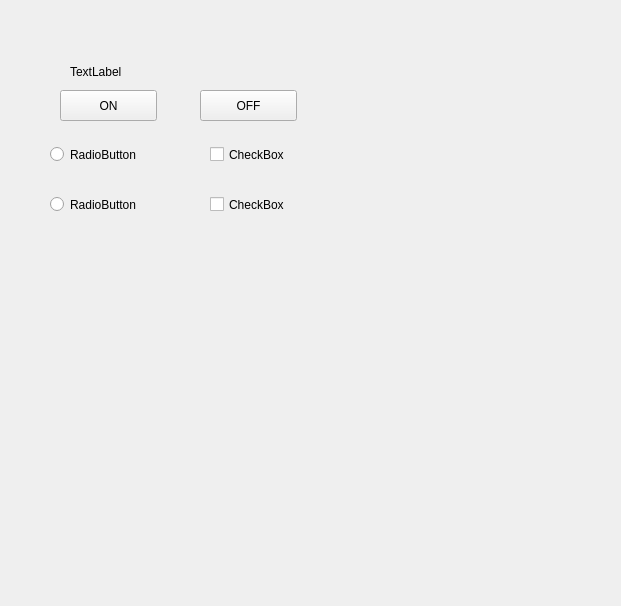
<?xml version="1.0" encoding="UTF-8"?>
<ui version="4.0">
 <class>Form</class>
 <widget class="QWidget" name="Form">
  <property name="geometry">
   <rect>
    <x>0</x>
    <y>0</y>
    <width>621</width>
    <height>606</height>
   </rect>
  </property>
  <property name="windowTitle">
   <string>Form</string>
  </property>
  <widget class="QLabel" name="textlabel">
   <property name="geometry">
    <rect>
     <x>70</x>
     <y>60</y>
     <width>73</width>
     <height>23</height>
    </rect>
   </property>
   <property name="text">
    <string>TextLabel</string>
   </property>
  </widget>
  <widget class="QPushButton" name="btn1">
   <property name="geometry">
    <rect>
     <x>60</x>
     <y>90</y>
     <width>97</width>
     <height>31</height>
    </rect>
   </property>
   <property name="text">
    <string>ON</string>
   </property>
  </widget>
  <widget class="QPushButton" name="btn2">
   <property name="geometry">
    <rect>
     <x>200</x>
     <y>90</y>
     <width>97</width>
     <height>31</height>
    </rect>
   </property>
   <property name="text">
    <string>OFF</string>
   </property>
  </widget>
  <widget class="QRadioButton" name="radioButton">
   <property name="geometry">
    <rect>
     <x>50</x>
     <y>140</y>
     <width>119</width>
     <height>29</height>
    </rect>
   </property>
   <property name="text">
    <string>RadioButton</string>
   </property>
  </widget>
  <widget class="QRadioButton" name="radioButton_2">
   <property name="geometry">
    <rect>
     <x>50</x>
     <y>190</y>
     <width>119</width>
     <height>29</height>
    </rect>
   </property>
   <property name="text">
    <string>RadioButton</string>
   </property>
  </widget>
  <widget class="QCheckBox" name="checkBox">
   <property name="geometry">
    <rect>
     <x>210</x>
     <y>140</y>
     <width>100</width>
     <height>29</height>
    </rect>
   </property>
   <property name="text">
    <string>CheckBox</string>
   </property>
  </widget>
  <widget class="QCheckBox" name="checkBox_2">
   <property name="geometry">
    <rect>
     <x>210</x>
     <y>190</y>
     <width>100</width>
     <height>29</height>
    </rect>
   </property>
   <property name="text">
    <string>CheckBox</string>
   </property>
  </widget>
 </widget>
 <resources/>
 <connections/>
</ui>
